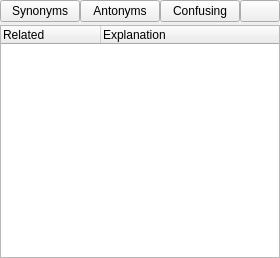
<?xml version="1.0" encoding="UTF-8"?>
<ui version="4.0">
 <class>GroupWidgetClass</class>
 <widget class="QWidget" name="GroupWidgetClass">
  <property name="geometry">
   <rect>
    <x>0</x>
    <y>0</y>
    <width>253</width>
    <height>258</height>
   </rect>
  </property>
  <layout class="QGridLayout">
   <property name="horizontalSpacing">
    <number>0</number>
   </property>
   <property name="verticalSpacing">
    <number>3</number>
   </property>
   <property name="margin">
    <number>0</number>
   </property>
   <item row="0" column="0">
    <widget class="QPushButton" name="buttonAddSynonym">
     <property name="sizePolicy">
      <sizepolicy hsizetype="MinimumExpanding" vsizetype="Preferred">
       <horstretch>0</horstretch>
       <verstretch>0</verstretch>
      </sizepolicy>
     </property>
     <property name="toolTip">
      <string>Synonym group</string>
     </property>
     <property name="text">
      <string>Synonyms</string>
     </property>
    </widget>
   </item>
   <item row="0" column="1">
    <widget class="QPushButton" name="buttonAddAntonym">
     <property name="sizePolicy">
      <sizepolicy hsizetype="MinimumExpanding" vsizetype="Preferred">
       <horstretch>0</horstretch>
       <verstretch>0</verstretch>
      </sizepolicy>
     </property>
     <property name="toolTip">
      <string>Antonym group</string>
     </property>
     <property name="text">
      <string>Antonyms</string>
     </property>
    </widget>
   </item>
   <item row="0" column="2">
    <widget class="QPushButton" name="buttonAddSimilar">
     <property name="sizePolicy">
      <sizepolicy hsizetype="MinimumExpanding" vsizetype="Preferred">
       <horstretch>0</horstretch>
       <verstretch>0</verstretch>
      </sizepolicy>
     </property>
     <property name="toolTip">
      <string>Confusing group</string>
     </property>
     <property name="text">
      <string>Confusing</string>
     </property>
    </widget>
   </item>
   <item row="0" column="3">
    <widget class="QPushButton" name="buttonDel">
     <property name="sizePolicy">
      <sizepolicy hsizetype="MinimumExpanding" vsizetype="Preferred">
       <horstretch>0</horstretch>
       <verstretch>0</verstretch>
      </sizepolicy>
     </property>
     <property name="toolTip">
      <string>Delete group</string>
     </property>
     <property name="icon">
      <iconset resource="MyWords.qrc">
       <normaloff>:/Entrance/Images/edit_remove.png</normaloff>:/Entrance/Images/edit_remove.png</iconset>
     </property>
    </widget>
   </item>
   <item row="1" column="0" colspan="4">
    <widget class="QTreeWidget" name="treeWidget">
     <column>
      <property name="text">
       <string>Related</string>
      </property>
     </column>
     <column>
      <property name="text">
       <string>Explanation</string>
      </property>
     </column>
    </widget>
   </item>
  </layout>
 </widget>
 <layoutdefault spacing="6" margin="11"/>
 <resources>
  <include location="MyWords.qrc"/>
 </resources>
 <connections/>
</ui>
